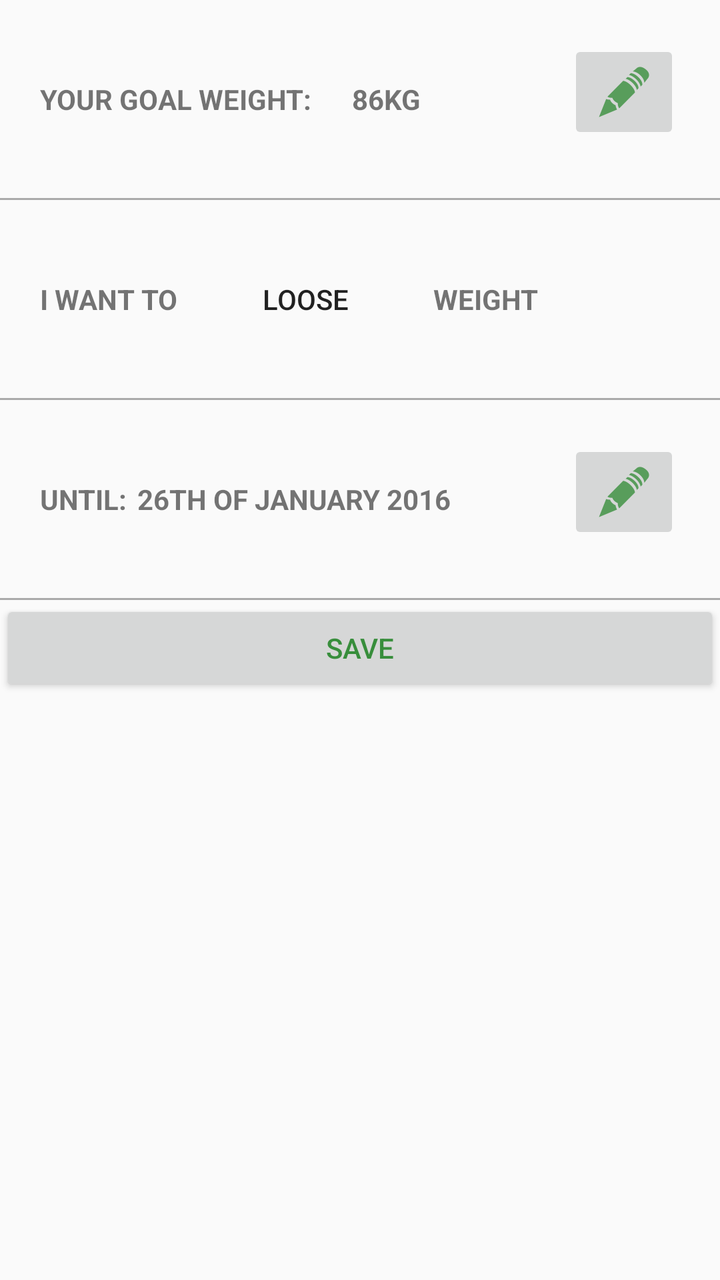
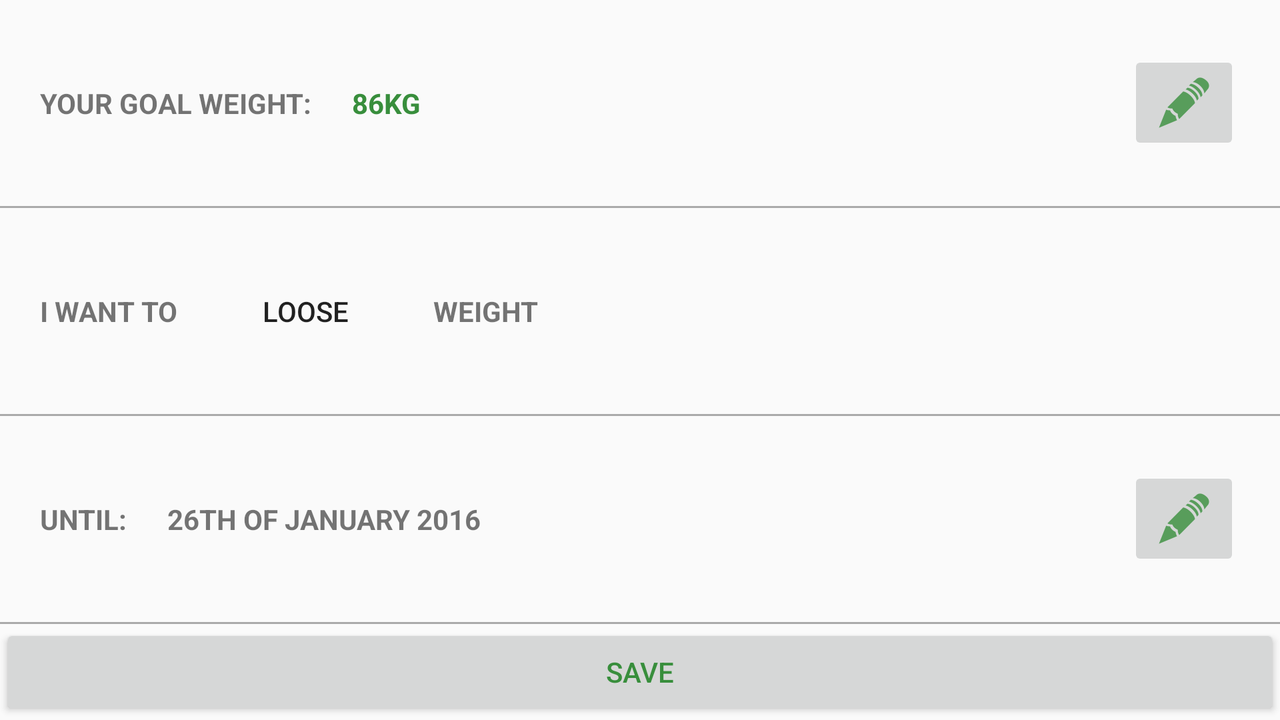

An Android layout and its configuration variant, each rendered on a device that would load it. The default file and the variant file are quoted in full after the pictures.
<!-- AndroidManifest.xml: application theme AppBaseTheme -->
<!-- res/layout/goal_fragment.xml -->
<?xml version="1.0" encoding="utf-8"?>
<LinearLayout xmlns:android="http://schemas.android.com/apk/res/android"
    android:orientation="vertical" android:layout_width="match_parent"
    android:layout_height="match_parent"
    android:background="?android:windowBackground">

    <RelativeLayout
        android:layout_width="match_parent"
        android:layout_height="wrap_content">

    <TextView
        android:id="@+id/your_goal_desc"
        android:layout_width="wrap_content"
        android:layout_height="wrap_content"
        android:text="YOUR GOAL WEIGHT:"
        android:textStyle="bold"
        android:paddingTop="40dp"
        android:paddingBottom="40dp"
        android:paddingLeft="20dp"
        />

    <TextView
        android:id="@+id/your_goal_value"
        android:layout_width="wrap_content"
        android:layout_height="wrap_content"
        android:text="86KG"
        android:textStyle="bold"
        android:layout_toRightOf="@id/your_goal_desc"
        android:paddingTop="40dp"
        android:paddingBottom="40dp"
        android:paddingLeft="20dp"
        />

        <ImageButton
            android:layout_width="wrap_content"
            android:layout_height="wrap_content"
            android:src="@drawable/edit_button"
            android:id="@+id/button_change_goal"
            android:layout_alignParentRight="true"
            android:layout_marginRight="20dp"
            android:layout_marginTop="20dp"

            />


    </RelativeLayout>

    <View
        android:layout_width="fill_parent"
        android:layout_height="1dp"
        android:background="@android:color/darker_gray"/>

    <RelativeLayout
        android:layout_width="match_parent"
        android:layout_height="wrap_content">

        <TextView
            android:id="@+id/your_goal_type"
            android:layout_width="wrap_content"
            android:layout_height="wrap_content"
            android:text="I WANT TO"
            android:textStyle="bold"
            android:paddingTop="40dp"
            android:paddingBottom="40dp"
            android:paddingLeft="20dp"
            />

    <ToggleButton
        android:id="@+id/goal_switch"
        android:layout_width="wrap_content"
        android:layout_height="wrap_content"
        android:textOn="GAIN"
        android:textOff="LOOSE"
        android:layout_toRightOf="@id/your_goal_type"
        android:layout_alignBaseline="@id/your_goal_type"
        android:layout_marginLeft="20dp"
        android:background="@drawable/goal_type_togglebutton"/>

        <TextView
            android:layout_width="wrap_content"
            android:layout_height="wrap_content"
            android:text="WEIGHT"
            android:textStyle="bold"
            android:layout_toRightOf="@id/goal_switch"
            android:paddingTop="40dp"
            android:paddingBottom="40dp"
            android:paddingLeft="20dp"
            />

    </RelativeLayout>

    <View
        android:layout_width="fill_parent"
        android:layout_height="1dp"
        android:background="@android:color/darker_gray"/>

    <RelativeLayout
        android:layout_width="match_parent"
        android:layout_height="wrap_content">

        <TextView
            android:id="@+id/your_goal_date_desc"
            android:layout_width="wrap_content"
            android:layout_height="wrap_content"
            android:text="UNTIL:"
            android:textStyle="bold"
            android:paddingLeft="20dp"
            android:paddingTop="40dp"
            android:paddingRight="5dp"
            android:paddingBottom="40dp"
            />

        <TextView
            android:id="@+id/your_goal_date_value"
            android:layout_width="wrap_content"
            android:layout_height="wrap_content"
            android:text="26TH OF JANUARY 2016"
            android:textStyle="bold"
            android:layout_toRightOf="@id/your_goal_date_desc"
            android:paddingTop="40dp"
            android:paddingBottom="40dp"
            />

        <ImageButton
            android:layout_width="wrap_content"
            android:layout_height="wrap_content"
            android:layout_gravity="center"
            android:src="@drawable/edit_button"
            android:id="@+id/button_change_goal_date"
            android:layout_alignParentRight="true"
            android:layout_marginRight="20dp"
            android:layout_marginTop="20dp"
            />

        </RelativeLayout>

    <View
        android:layout_width="fill_parent"
        android:layout_height="1dp"
        android:background="@android:color/darker_gray"/>

    <Button
        android:id="@+id/save_goal_btn"
        android:layout_width="match_parent"
        android:layout_height="wrap_content"
        android:text="SAVE"
        android:textColor="@color/green_2"/>



</LinearLayout>
<!-- resources referenced by this layout -->
<resources>
  <color name="green_2">#388E3C</color>
  <!-- drawable edit_button: png bitmap (drawable-hdpi, 1001 bytes) -->
  <!-- drawable goal_type_togglebutton (drawable) -->
  <?xml version="1.0" encoding="utf-8"?>
  <selector xmlns:android="http://schemas.android.com/apk/res/android">
      <item android:state_checked="false" android:drawable="@color/goal_type_color_pink"  />
      <item android:state_checked="true" android:drawable="@color/accent_material_light"  />
  </selector>
  <!-- from res/values-v11/ -->
  <style name="AppBaseTheme" parent="Theme.AppCompat.Light.NoActionBar">
  
          <item name="colorPrimary">@color/PrimaryColor</item>
          
      </style>
  <color name="PrimaryColor">#388E3C</color>
</resources>
<!-- res/layout-land/goal_fragment.xml (the author's variant of the layout above) -->
<!-- drawn on the phone turned sideways -->
<?xml version="1.0" encoding="utf-8"?>
<LinearLayout xmlns:android="http://schemas.android.com/apk/res/android"
              android:orientation="vertical" android:layout_width="match_parent"
              android:layout_height="match_parent"
              android:background="?android:windowBackground">

    <RelativeLayout
        android:layout_width="match_parent"
        android:layout_height="0dp"
        android:layout_weight="0.5">

        <TextView
            android:id="@+id/your_goal_desc"
            android:layout_width="wrap_content"
            android:layout_height="wrap_content"
            android:layout_centerVertical="true"
            android:text="YOUR GOAL WEIGHT:"
            android:textStyle="bold"
            android:layout_marginLeft="20dp"

            />

        <TextView
            android:id="@+id/your_goal_value"
            android:layout_width="wrap_content"
            android:layout_height="wrap_content"
            android:layout_centerVertical="true"
            android:text="86KG"
            android:textStyle="bold"
            android:textColor="@color/green_2"
            android:layout_toRightOf="@id/your_goal_desc"
            android:layout_marginLeft="20dp"
            />

        <ImageButton
            android:layout_width="wrap_content"
            android:layout_height="wrap_content"
            android:layout_centerVertical="true"
            android:src="@drawable/edit_button"
            android:id="@+id/button_change_goal"
            android:layout_alignParentRight="true"
            android:layout_marginRight="20dp"
            android:layout_marginTop="20dp"

            />


    </RelativeLayout>

    <View
        android:layout_width="fill_parent"
        android:layout_height="1dp"
        android:background="@android:color/darker_gray"/>

    <RelativeLayout
        android:layout_width="match_parent"
        android:layout_height="0dp"
        android:layout_weight="0.5">

        <TextView
            android:id="@+id/your_goal_type"
            android:layout_width="wrap_content"
            android:layout_height="wrap_content"
            android:layout_weight="0.5"
            android:text="I WANT TO"
            android:textStyle="bold"
            android:layout_centerVertical="true"
            android:layout_marginLeft="20dp"
            />

        <ToggleButton
            android:id="@+id/goal_switch"
            android:layout_width="wrap_content"
            android:layout_height="wrap_content"
            android:textOn="GAIN"
            android:textOff="LOOSE"
            android:layout_toRightOf="@id/your_goal_type"
            android:layout_alignBaseline="@id/your_goal_type"
            android:layout_marginLeft="20dp"
            android:background="@drawable/goal_type_togglebutton"/>

        <TextView
            android:layout_width="wrap_content"
            android:layout_height="wrap_content"
            android:text="WEIGHT"
            android:textStyle="bold"
            android:layout_toRightOf="@id/goal_switch"
            android:layout_centerVertical="true"
            android:layout_marginLeft="20dp"
            />

    </RelativeLayout>

    <View
        android:layout_width="fill_parent"
        android:layout_height="1dp"
        android:background="@android:color/darker_gray"/>

    <RelativeLayout
        android:layout_width="match_parent"
        android:layout_height="0dp"
        android:layout_weight="0.5">

        <TextView
            android:id="@+id/your_goal_date_desc"
            android:layout_width="wrap_content"
            android:layout_height="wrap_content"
            android:text="UNTIL:"
            android:textStyle="bold"
            android:paddingLeft="20dp"
            android:layout_centerVertical="true"
            />

        <TextView
            android:id="@+id/your_goal_date_value"
            android:layout_width="wrap_content"
            android:layout_height="wrap_content"
            android:text="26TH OF JANUARY 2016"
            android:textStyle="bold"
            android:layout_toRightOf="@id/your_goal_date_desc"
            android:layout_centerVertical="true"
            android:layout_marginLeft="20dp"
            />

        <ImageButton
            android:layout_width="wrap_content"
            android:layout_height="wrap_content"
            android:layout_gravity="center"
            android:src="@drawable/edit_button"
            android:id="@+id/button_change_goal_date"
            android:layout_alignParentRight="true"
            android:layout_marginRight="20dp"
            android:layout_centerVertical="true"
            />

    </RelativeLayout>

    <View
        android:layout_width="fill_parent"
        android:layout_height="1dp"
        android:background="@android:color/darker_gray"/>

    <Button
        android:id="@+id/save_goal_btn"
        android:layout_width="match_parent"
        android:layout_height="wrap_content"
        android:text="SAVE"
        android:textColor="@color/green_2"/>



</LinearLayout>
